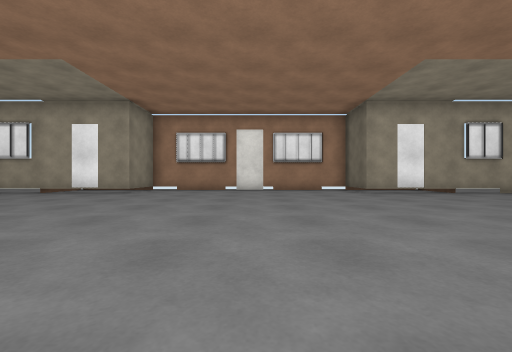
View 1 (above)

12 first-person views from a walk through a scene from a Unity 3-D project. The camera is 0.58 m above the floor, looks level and sees 90° across. The floor is counted in squares, 1 m on a side. Each view is taken from the middle of a square. On the plan, view 1 faces up. The plan holds only what a view shows up to about 9 squares ahead; the rest is blank. The place goes on beyond the plan. The player is left out. Surface patterns are stand-ins for the level's own textures.

View 2
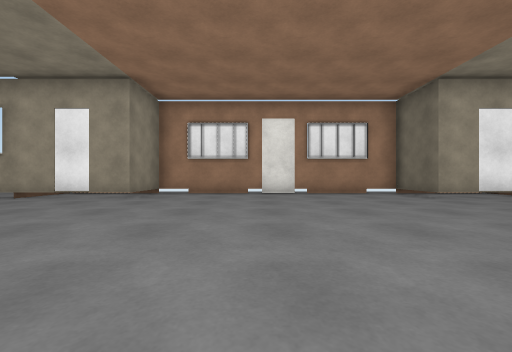

View 3
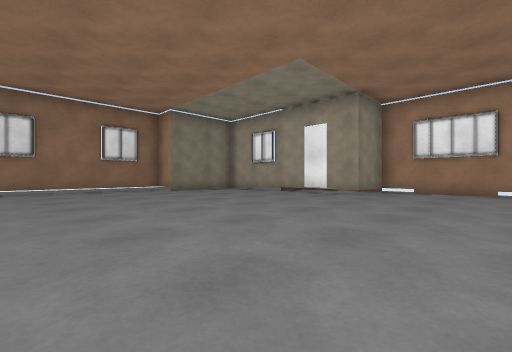

View 4
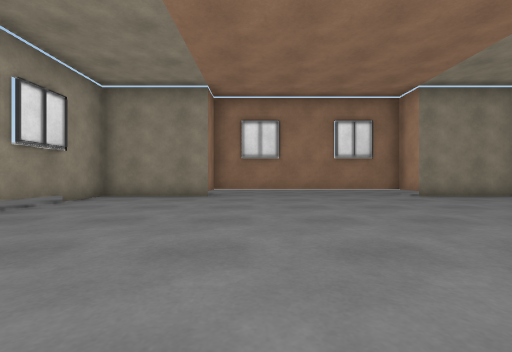

View 5
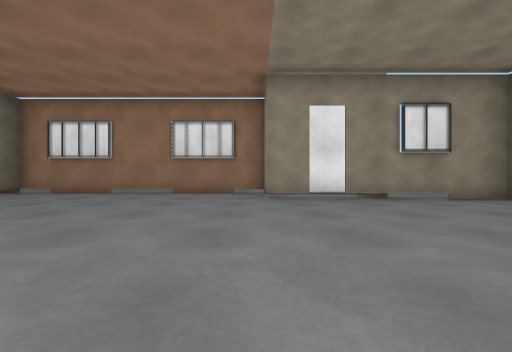

View 6
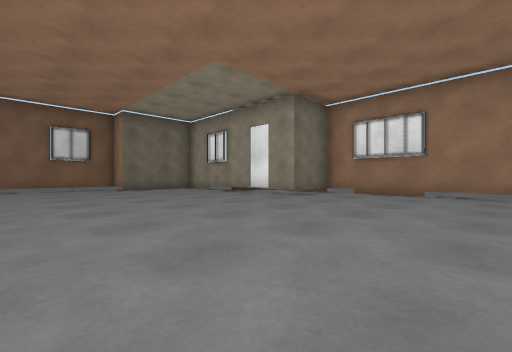

View 7
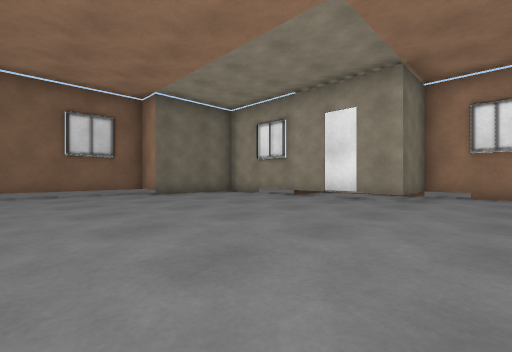

View 8
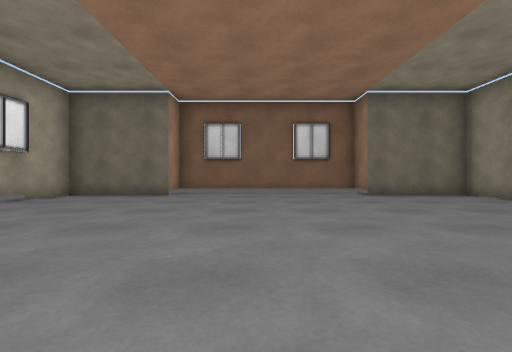

View 9
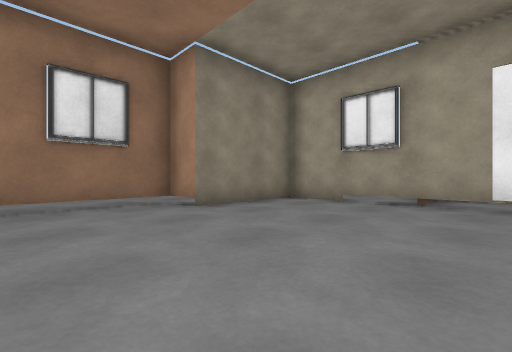

View 10
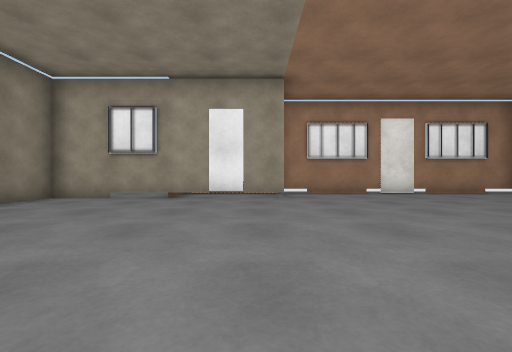

View 11
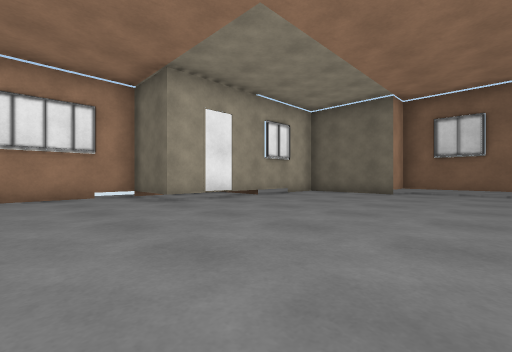

View 12
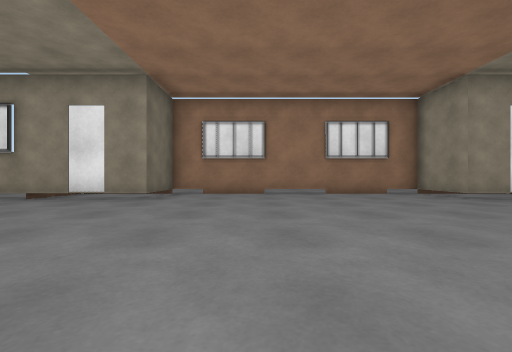

### Floor plan
Key: @ floor where view 1 was taken; # wall or solid block; . main floor; : floor 0.15 m higher than the main floor; B building.
Columns run from 12 left of view 1 to 11 right of it. Each row starts with its distance up from view 1.
 11    ..  BBBBBBBBBB
 10    .. :#........#::  ..
  9   BBBBBB........#BBBBB#
  8   ....................#
  7   ....................#
  6 .B....................##
  5 .......................#
  4 #......................B
  3 #......................#
  2 #......................#
  1 #......................B
  0 #...........@..........#
 -1  #....................#
 -2  #....................#
 -3  #....................#
 -4   ###B##........###B##
 -5   ...  B........B   ..
 -6   ..    ########.

Positions as (right, up) in squares from view 1, and headings:
1: (0, 0), facing up
2: (-1, 2), facing up
3: (-1, 1), facing up-left
4: (-3, 1), facing left
5: (-4, 3), facing down
6: (-1, 3), facing down-right
7: (2, 3), facing down-right
8: (2, 3), facing right
9: (-6, 3), facing up-left
10: (-5, 2), facing up
11: (1, 3), facing up-right
12: (1, 3), facing down
